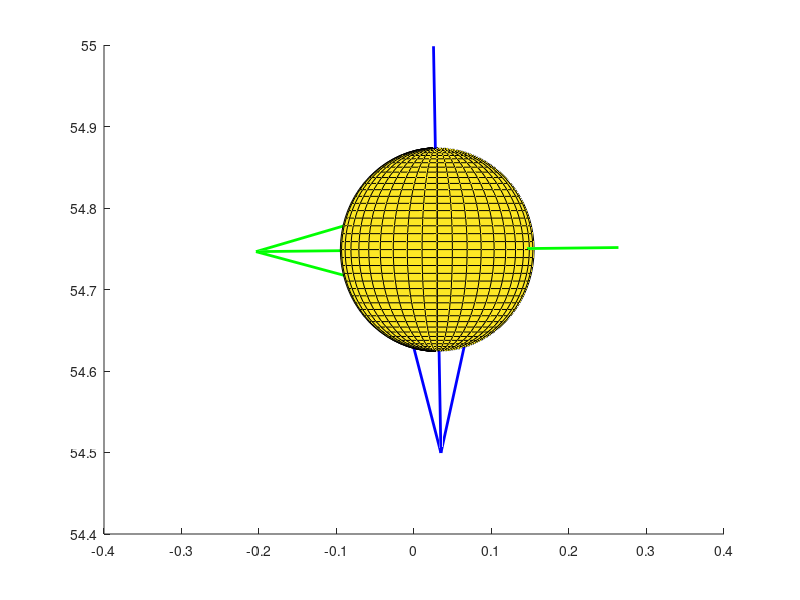

Source code (MATLAB): (Note: this script raises an error after producing the figure.)
% This script can take the data from trackman then calculate
% and plot an approximate baseball pitch trajectory as well as the
% seam orientation, spin axis, velocity axis, and the hemisphere 
% plane as a function of time.

% The equation of seam line is from 
% http://www.darenscotwilson.com/spec/bbseam/bbseam.html.

% Coordinate System Specifications:
% The origin is at the tip of the home plate
% The positive y axis points to the pitcher
% The positive x axis points to the right of catcher's perspective
% The positive z axis points to the sky


% Define variables
PLATEYDIM = 17.0/12.0; % Front of the plate
ball_radius = 0.125; % Radius of a regular baseball in feet
diameter = 2*ball_radius; % Get ball diameter
diameter2 = 2*diameter; % Get 2*diameter


% Input initial baseball position (in feet)
relSide = 0.029947806;
releaseDistance = 54.7489757;
release_pos_y = releaseDistance;
relHeight = 6.67789545;

% Input the 9-parameter model
x0 = 0.057382798;
y0 = 50;
z0 = 6.384037468;
vx0 = 2.376676205;
vy0 = -134.9565751;
vz0 = -8.609936327;
ax0 = -6.567216039;
ay0 = 31.01559035;
az0 = -12.86456735;

% Input spin axis
a1 = -0.935469141;
a2 = -0.010097512;
a3 = -0.353264102;

% Handle exception
if ((a1^2 + a2^2 + a3^2) > 1.01 || (a1^2 + a2^2 + a3^2) < 0.99)
    ME = MException('myComponent:inputError', 'Please enter a unit vector.');
    throw(ME);
end

% Input spin rate
spin_rate = 2394.961622;

% Input seam angles
lat_d = 117.3088829;
long_d = 9.771264693;
theta_alpha_d = 0;


% Calculate the position of the ball as a function of time using equations of motion
% To do: Change it to a more appropriate model

% Compute time in seconds for baseball to travel from y=release_pos_y to y=y0
% Note that t1 is negative
% Solves equation y0 - release_pos_y = vy0*t1 + 0.5*ay0*t1*t1
t1 = (-vy0 - sqrt(vy0*vy0 - 2.0*ay0*(y0 - release_pos_y)))/ay0;

% Solve for position and velocity at release point (y0 = release_pos_y) in units of feet and seconds */
TM_x0 = 0.5*ax0*t1*t1 + vx0*t1 + x0;
TM_y0 = 0.5*ay0*t1*t1 + vy0*t1 + y0;
TM_z0 = 0.5*az0*t1*t1 + vz0*t1 + z0;
TM_vx0 = vx0 + ax0*t1;
TM_vy0 = vy0 + ay0*t1;
TM_vz0 = vz0 + az0*t1;

% Compute time in seconds for baseball to travel from y=release_pos_y to front of plate (y=1.417) */
t2 = (-TM_vy0 - sqrt(TM_vy0*TM_vy0 - 2.0*ay0*(TM_y0 - PLATEYDIM)))/ay0;

% Input time (sec)
time = 0;

% Compute (x,y,z) position of pitch as function of time
baseballx = TM_x0 + TM_vx0*time + 0.5*ax0*time*time;
basebally = TM_y0 + TM_vy0*time + 0.5*ay0*time*time;
baseballz = TM_z0 + TM_vz0*time + 0.5*az0*time*time;
fprintf('t = %f, x = %f, y = %f, z = %f \n', time, -baseballx, basebally, baseballz); 

position_x = -baseballx;
position_y = basebally;
position_z = baseballz;
center = [position_x position_y position_z]; % Baseball center

% Calculate the velocity vector as a function of time
velocity_x = TM_vx0 + ax0*time;
velocity_y = TM_vy0 + ay0*time;
velocity_z = TM_vz0 + az0*time;
v_vector = [velocity_x velocity_y velocity_z];
fprintf('vx = %f, vy = %f, vz = %f \n', velocity_x, velocity_y, velocity_z); 

% Normalize
v_vector = v_vector./norm(v_vector);

% Calculate the hemisphere plane using equation of a plane: ax+by+cz=d
d = v_vector(1)*center(1) + v_vector(2)*center(2) + v_vector(3)*center(3);
xd = linspace(center(1) - diameter2, center(1) + diameter2);
yd = linspace(center(2) - diameter2, center(2) + diameter2);
[hemisphere_x, hemisphere_y] = meshgrid(xd, yd);
hemisphere_z = (d - (v_vector(1).*hemisphere_x + v_vector(2).*hemisphere_y))./v_vector(3); % Solve for z vertices data
fprintf('hemisphere plane equation: %fx + %fy + %fz = %f \n', v_vector(1), v_vector(2), v_vector(3), d); % Print the equation

% To do: Calculate the active zone (spherical segment)



% Calculate the angle needed for the ball to rotate around the spin axis based on spin
% rate and time
rotation_angle = mod((spin_rate*360/60)*time, 360);
fprintf('rotation = %f \n', rotation_angle); 

% Calculate the basis of baseball frame (for seam orientation):

% Handle corner case when seam lat = 0
% Set theta alpha = seam long and set seam long to 0 in this case
if lat_d == 0
   theta_alpha_d = long_d;
   long_d = 0;
end

% Convert to radians
lat = lat_d*pi/180.0;
long = long_d*pi/180.0;
theta_alpha = theta_alpha_d*pi/180.0;

% Define rotation matrices
Rlat = [ cos(lat), -sin(lat), 0;
         sin(lat),  cos(lat), 0;
                0,         0, 1];

Rlong = [  cos(long), 0, sin(long);
                   0, 1,         0;
          -sin(long), 0, cos(long)];

Ralpha = [  cos(theta_alpha), 0, sin(theta_alpha);
                           0, 1,                0;
           -sin(theta_alpha), 0, cos(theta_alpha)];

% Calculate theta k and k vector based on spin axis
if a2 == 1
    k = 0;
    Rk = eye(3); % special case, k is undefined, Rk not needed
    k_vector = [1 1 1]; % Use a random vector for k_vector since undefined
elseif a2 == -1
    k = pi;
    % Another special case, k is undefined, rotate around z axis for pi
    Rk = [ cos(k), -sin(k), 0;
           sin(k),  cos(k), 0;
                0,       0, 1];
    k_vector = [0 0 1]; % Make k_vector z axis 
else
    if a2 >= 0
        k = asin(sqrt(a3^2 + a1^2));
        k_vector = [a3/(a1^2 + a3^2)^(1/2), 0, -a1/(a1^2 + a3^2)^(1/2)];
    elseif a2 < 0
        k = pi - asin(sqrt(a3^2 + a1^2));
        k_vector = [a3/(a1^2 + a3^2)^(1/2), 0, -a1/(a1^2 + a3^2)^(1/2)];
    end
    
    % Rotation matrix for Rk
    k1 = k_vector(1);
    k2 = k_vector(2);
    k3 = k_vector(3);
    
    Rk = [  cos(k) + (k1^2)*(1 - cos(k)),   k1*k2*(1 - cos(k)) - k3*sin(k), k1*k3*(1 - cos(k)) + k2*sin(k);
            k2*k1*(1 - cos(k)) + k3*sin(k),   cos(k) + (k2^2)*(1 - cos(k)), k2*k3*(1 - cos(k)) - k1*sin(k);
            k3*k1*(1 - cos(k)) - k2*sin(k), k3*k2*(1 - cos(k)) + k1*sin(k),  cos(k) + (k3^2)*(1 - cos(k))];
end

% Calculate for seam rotations on the ball
temp = Rk*Rlat;
y2 = temp(:, 2); % Rotation axis for seam long
z1 = Rk(:, 3); % Rotation axis for seam lat
k_d = k*180/pi; % Convert k to degree 
spin_axis = [a1 a2 a3]; % Get spin axis

% Define the equation for basis of standard seam orientation
P4 = Rk*Ralpha*Rlat*Rlong;


% Plot:
figure
hold on

% Draw spin axis
quiver3(center(1) - a1*diameter, center(2) - a2*diameter, center(3) - a3*diameter, a1, a2, a3, diameter2, 'g', 'LineWidth', 2); % scale the starting point according to ball_radius

% Draw velocity vector
quiver3(center(1) - v_vector(1)*diameter, center(2) - v_vector(2)*diameter, center(3) - v_vector(3)*diameter, v_vector(1), v_vector(2), v_vector(3), diameter2, 'b', 'LineWidth', 2);

% Draw a sphere representing baseball
[X,Y,Z] = sphere(40);

% Account for axes offset
% baseballx = y, basebally = z, baseballz = x
% Also rotate to align the axes
ballx = Y;
bally = Z;
ballz = X;

s = surf(double(center(1) + ball_radius*ballx), double(center(2) + ball_radius*bally), double(center(3) + ball_radius*ballz));
s.FaceColor = 'white'; % Ball color
s.EdgeColor = [100/255 100/255 100/255]; % Grid color
s.FaceAlpha = 1.0; % Transparency

% Rotate the ball to the seam orientation to match the grid
rotate(s, k_vector, k_d, center);
rotate(s, z1, lat_d, center);
rotate(s, y2, long_d, center);
rotate(s, spin_axis, theta_alpha_d, center);

% Draw seams
alpha = 1:1:360;
% Convert to radian
alpha_r = alpha*pi/180.0;

% Calculate seam points
seamx = (1/13)*ball_radius*(9*cos(alpha_r) - 4*cos(3*alpha_r));
seamy = (1/13)*ball_radius*(9*sin(alpha_r) + 4*sin(3*alpha_r));
seamz = (12/13)*ball_radius*cos(2*alpha_r);

% Account for axes offset
% baseballx = y, basebally = z, baseballz = x
% Also rotate to align the axes
adjustedx = seamy;
adjustedy = seamz;
adjustedz = seamx;

seam_line = [adjustedx; adjustedy; adjustedz];
seam_line = P4*seam_line; % Rotate to the basis

% Add to the ball position
seamx = center(1) + seam_line(1, :);
seamy = center(2) + seam_line(2, :);
seamz = center(3) + seam_line(3, :);

% Plot seam line
p = plot3(seamx, seamy, seamz, '-r', 'LineWidth', 2.5);
p.LineStyle = ':';

% Rotate the ball and the seams around spin axis as a function of time
rotate(s, spin_axis, rotation_angle, center);
rotate(p, spin_axis, rotation_angle, center);


% Label and adjust settings
xlabel('x')
ylabel('y')
zlabel('z')
grid on
title('Pitch Trajectory')
set(gca,'color', [240/255 240/255 240/255]) % Background color
axis equal

% Adjust view
view_azimuth = 180;
view_elevation =  0;
view([view_azimuth view_elevation]) % View (default is pitcher's perspective)
axis([-2 2 0 60 0 10]) % Fix the axes

% Adjust figure size
figure_x0 = 10;
figure_y0 = 10;
width = 825;
height = 600;
set(gcf, 'position', [figure_x0, figure_y0, width, height]);

% Change the color of the x-y plane to be dark green
x_lim = get(gca, 'XLim');
y_lim = get(gca, 'YLim');
z_lim = get(gca, 'YLim');
pat = patch([x_lim(1), x_lim(2), x_lim(2), x_lim(1)], [y_lim(1), y_lim(1), y_lim(2), y_lim(2)], [z_lim(1) z_lim(1) z_lim(1) z_lim(1)], [0 0.5 0]);
pat.EdgeColor = 'none';
pat.FaceAlpha = 0.3;

% Label
legend('Spin Axis', 'Velocity Vector', 'Baseball', 'Seams', 'Ground')


% Section break to get a second plot

% Zoom in to the baseball
xlim([center(1) - diameter center(1) + diameter]);
ylim([center(2) - diameter center(2) + diameter]);
zlim([center(3) - diameter center(3) + diameter]);

% Plot the hemisphere plane
surf(hemisphere_x, hemisphere_y, hemisphere_z, 'EdgeColor', 'none', 'FaceColor', 'y', 'FaceAlpha', 0.5);
legend('Spin Axis', 'Velocity Vector', 'Baseball', 'Seams', 'Ground', 'Hemisphere Plane')

% To do: Plot the active zone


